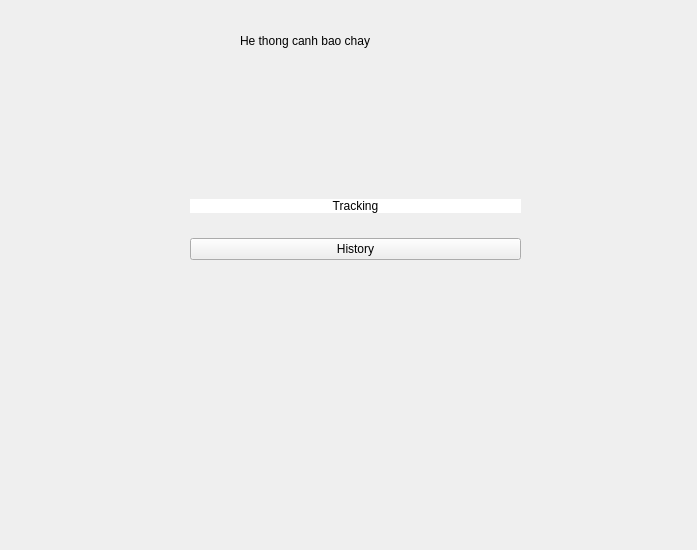
<?xml version="1.0" encoding="UTF-8"?>
<ui version="4.0">
 <class>SecDialog</class>
 <widget class="QDialog" name="SecDialog">
  <property name="geometry">
   <rect>
    <x>0</x>
    <y>0</y>
    <width>697</width>
    <height>550</height>
   </rect>
  </property>
  <property name="windowTitle">
   <string>Dialog</string>
  </property>
  <widget class="QLabel" name="label">
   <property name="geometry">
    <rect>
     <x>240</x>
     <y>30</y>
     <width>251</width>
     <height>22</height>
    </rect>
   </property>
   <property name="text">
    <string>He thong canh bao chay</string>
   </property>
  </widget>
  <widget class="QWidget" name="">
   <property name="geometry">
    <rect>
     <x>190</x>
     <y>180</y>
     <width>331</width>
     <height>101</height>
    </rect>
   </property>
   <layout class="QVBoxLayout" name="verticalLayout">
    <item>
     <widget class="QPushButton" name="pushButton_dht">
      <property name="styleSheet">
       <string notr="true">border-radius: 50px;
background: white;</string>
      </property>
      <property name="text">
       <string>Tracking</string>
      </property>
     </widget>
    </item>
    <item>
     <widget class="QPushButton" name="pushButton">
      <property name="text">
       <string>History</string>
      </property>
     </widget>
    </item>
   </layout>
  </widget>
 </widget>
 <resources/>
 <connections/>
</ui>
